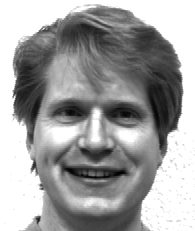
#> input picture MLCV/CVML_Lab03/centered/subject01.happy.pgm, 195 x 231 px; its folder holds 4 pictures in this run
$ python lab03d_pca_faces.py
#> lines starting #> are read from the running program, lines starting #| are printed output that depends on the picture
### MLCV/CVML_Lab03/lab03b_pca_svd.py

import argparse
import scipy.io
import numpy as np
import sklearn.decomposition
import lab03a_pca_eigen

parser = argparse.ArgumentParser()
# You may change the values of the arguments here (default) or in the commandline.
parser.add_argument("--data", default="hald", type=str, help="Name of the dataset to use: 'hald' or 'cancer'.")

def svdPCA(data : np.ndarray) -> tuple:
    """
    Computes the singular value decomposition on data such that the result
    represents the components and explained variances of PCA.

    Arguments:
    - 'data' - NxD data matrix where N is the number of observation and D is the number of features.

    Returns:
    - Computed principal components.
    - Explained variances.
    - The mean of the data.
    - Projection of the data onto the computed PCs.
    """
    X = data
    # TODO: Compute the mean for each feature.
    mu = [np.mean(X[:,i]) for i in range(X.shape[1])]
    # TODO: Construct the matrix Y from the lecture.
    X_centered = X - mu
    # TODO: Compute SVD of Y.
    # - The right eigenvectors are situated in rows.
    U, S, V = np.linalg.svd(X_centered, full_matrices=False)
    # TODO: Project the data onto PCs.
    principal_components = V.T
    explained_variances = S**2 / (X.shape[0] - 1)
    mean = mu
    projected = np.dot(X_centered, principal_components)

    # TODO: Return the matrix of principal components, the explained variances,
    # the mean of the data and the projection of the data.
    return principal_components, explained_variances, mean, projected

# [54 lines left out: function main, not called in this run]

# [3 lines that do not run on import are left out]

### MLCV/CVML_Lab03/lab03d_pca_faces.py

import os
import re
import argparse
import numpy as np
import skimage.io
import matplotlib.pyplot as plt
import lab03b_pca_svd

parser = argparse.ArgumentParser()
# You may change the values of the arguments here (default) or in the commandline.
parser.add_argument("--path", default="./centered/", type=str, help="Path to the 'face' dataset with root directory 'centered'.")
parser.add_argument("--compare_idx", default=22, type=int, help="Index of the iamge selected for comparison.")
parser.add_argument("--reconstruct_idx", default=11, type=int, help="Index of the image selected for gradual reconstruction.")

def main(args : argparse.Namespace) -> None:
    # TODO: Make sure that 'args.path' contains a correct path towards folder 'centered' containing
    # face dataset downloaded from moodle.
    training_folder = args.path
    regex = re.compile('.*\..*\.pgm$')
    train_files = []
    dirs = os.listdir(args.path)
    for f in dirs:
        if regex.match(f):
            train_files.append(f)
    train_files = [training_folder + f for f in train_files]

    # Get the resolution of the images (from the first one).
    im = skimage.io.imread(train_files[0])
#> im is the input picture: shape (231, 195); min 0, max 255, mean 161.3
    H = im.shape[0]
#> H = 231
    W = im.shape[1]
#> W = 195
    # How many images are there?
    M = len(train_files)

    # Read all images and transform them to vectors (create a matrix and name it X).
    flattened_imgs = np.zeros([M, H * W])
    for i in range(M):
        flattened_imgs[i] = skimage.io.imread(train_files[i]).flatten()

    # TODO: Compute eigenvectors forming the matrix B using SVD.
    # - you can use either 'svdPCA' which you implemented in 'lab03b_pca_svd.py'
    #   or compute it again using 'np.linalg.svd'

    # Name the variables as follows (so that the rest of the code works):
    # mx - the mean of the data
    # B - the eigenvectors in row form (1 row = 1 eigenvector)
    # X - the centred data (centred 'flattened_imgs')
    # S - explained variances

    B, S, mx, projected = lab03b_pca_svd.svdPCA(flattened_imgs)
#> in svdPCA, `mu = [np.mean(X[:,i]) for i in range(X.shape[1])]`: mu = 45045 items
#> in svdPCA, `U, S, V = np.linalg.svd(X_centered, full_matrices=False)`: U = [[-0.247, -0.588, 0.586, 0.5], [0.865, 0.0232, -0.0394, 0.5], [-0.319, -0.214, -0.776, 0.5], [-0.299, 0.779, 0.23, 0.5]]; S = [18303, 5659.2, 5020.7, 1.47e-10]
#> in svdPCA, `explained_variances = S**2 / (X.shape[0] - 1)`: explained_variances = [111666057.2, 10675525.5, 8402642.8, 7.23e-21]
#> in svdPCA, `mean = mu`: mean = 45045 items
#> in svdPCA, `projected = np.dot(X_centered, principal_components)`: projected = [[-4513.9, -3328.6, 2941.5, 1.25e-10], [15828.7, 131.2, -197.8, -5.04e-11], [-5833.1, -1213.6, -3897, 6.27e-11], [-5481.7, 4411, 1153.4, -1.38e-10]]
#> S = [111666057.2, 10675525.5, 8402642.8, 7.23e-21]; mx = 45045 items
    B = B.T
    X = flattened_imgs - mx
    # TODO: Show one of the eigenfaces.
    pc = 0
    fig, ax = plt.subplots(1, 1, figsize=(6, 7))
    ax.set_title("PC {} reshaped back into an image".format(pc))
    ax.imshow(np.reshape(B[pc, :], [H, W]), cmap='gray')
    fig.tight_layout()
    plt.show()
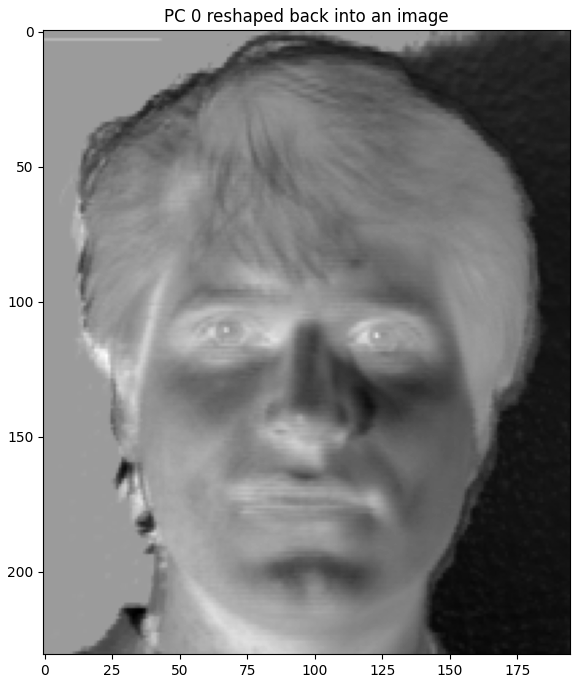
#> figure drawn by matplotlib, 1 panel

    # TODO: Determine the number of PCs to keep, look at the cumulative variances.
    # - Either plot the graph and read the value from there or use an automatic method.
    threshold = 0.95
    cumsum = np.cumsum(S/np.sum(S))
#> cumsum = [0.854, 0.936, 1, 1]
    k = np.argmax(cumsum > threshold) + 1
#> k = 3

    # Keep k principal components.
    Bk = B[:k, :]

    # Compute the new coordinates in k dimensions.
    Xk = X @ Bk.T
#> Xk = [[-4513.9, -3328.6, 2941.5], [15828.7, 131.2, -197.8], [-5833.1, -1213.6, -3897], [-5481.7, 4411, 1153.4]]

    # Reconstruct the reduced data back to D dimensions.
    rec = mx + Xk @ Bk

    # Compare the original image and the reconstruction from principal components.
    idx = args.compare_idx
    fig, ax = plt.subplots(1, 2, subplot_kw={'aspect': 'equal'})
    ax[0].set_title("Original image")
#> (the run stopped early here; a loop or call above may not have finished)
